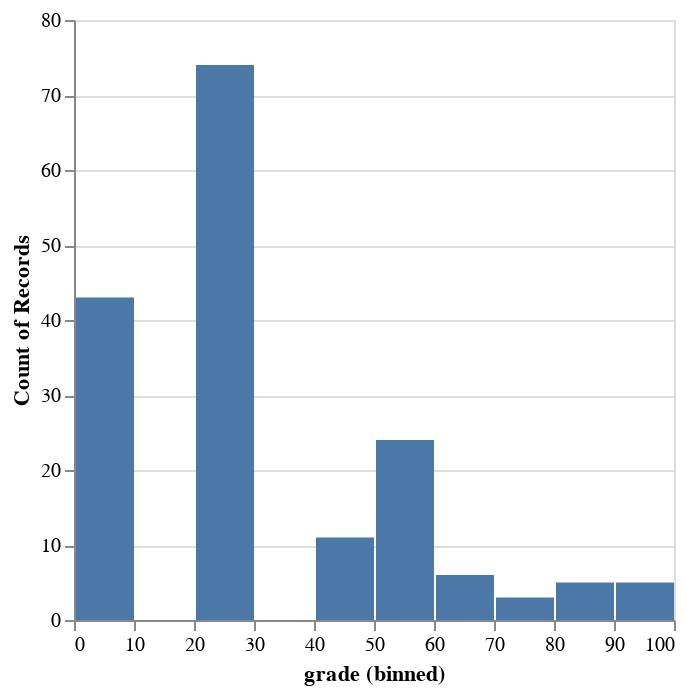

The cell this chart's notebook holds for it:
### Code cell
alt.Chart(filtered_df).mark_bar().encode(
    alt.X("grade").bin(),
    y='count()',
)

### Figure 1 — Vega specification as saved in the notebook (floating-point values rounded to 4 significant figures)
{"$schema": "https://vega.github.io/schema/vega/v5.json", "data": [{"name": "source_0", "values": [{"__count": 74, "bin_maxbins_10_grade": 20.0, "bin_maxbins_10_grade_end": 30.0}, {"__count": 24, "bin_maxbins_10_grade": 50.0, "bin_maxbins_10_grade_end": 60.0}, {"__count": 43, "bin_maxbins_10_grade": 0.0, "bin_maxbins_10_grade_end": 10.0}, {"__count": 3, "bin_maxbins_10_grade": 70.0, "bin_maxbins_10_grade_end": 80.0}, {"__count": 5, "bin_maxbins_10_grade": 90.0, "bin_maxbins_10_grade_end": 100.0}, {"__count": 11, "bin_maxbins_10_grade": 40.0, "bin_maxbins_10_grade_end": 50.0}, {"__count": 6, "bin_maxbins_10_grade": 60.0, "bin_maxbins_10_grade_end": 70.0}, {"__count": 5, "bin_maxbins_10_grade": 80.0, "bin_maxbins_10_grade_end": 90.0}]}, {"name": "source_0_y_domain___count", "values": [{"min": 3, "max": 74}]}], "signals": [{"name": "bin_maxbins_10_grade_bins", "value": {"fields": ["grade"], "fname": "bin_grade", "start": 0.0, "step": 10.0, "stop": 100.0}}], "marks": [{"type": "rect", "name": "marks", "from": {"data": "source_0"}, "encode": {"update": {"fill": {"value": "#4c78a8"}, "y2": {"value": 0, "scale": "y"}, "x2": {"field": "bin_maxbins_10_grade", "scale": "x", "offset": {"signal": "0.5 + (abs(scale(\"x\", datum[\"bin_maxbins_10_grade_end\"]) - scale(\"x\", datum[\"bin_maxbins_10_grade\"])) < 0.25 ? -0.5 * (0.25 - (abs(scale(\"x\", datum[\"bin_maxbins_10_grade_end\"]) - scale(\"x\", datum[\"bin_maxbins_10_grade\"])))) : 0.5)"}}, "y": {"field": "__count", "scale": "y"}, "x": {"field": "bin_maxbins_10_grade_end", "scale": "x", "offset": {"signal": "0.5 + (abs(scale(\"x\", datum[\"bin_maxbins_10_grade_end\"]) - scale(\"x\", datum[\"bin_maxbins_10_grade\"])) < 0.25 ? 0.5 * (0.25 - (abs(scale(\"x\", datum[\"bin_maxbins_10_grade_end\"]) - scale(\"x\", datum[\"bin_maxbins_10_grade\"])))) : -0.5)"}}}}, "style": ["bar"]}], "scales": [{"name": "x", "type": "linear", "domain": {"signal": "[bin_maxbins_10_grade_bins.start, bin_maxbins_10_grade_bins.stop]"}, "range": [0, {"signal": "width"}], "bins": {"signal": "bin_maxbins_10_grade_bins"}, "zero": false}, {"name": "y", "type": "linear", "domain": [{"signal": "(data(\"source_0_y_domain___count\")[0] || {}).min"}, {"signal": "(data(\"source_0_y_domain___count\")[0] || {}).max"}], "range": [{"signal": "height"}, 0], "nice": true, "zero": true}], "axes": [{"scale": "y", "zindex": 0, "labels": false, "maxExtent": 0, "ticks": false, "minExtent": 0, "grid": true, "orient": "left", "gridScale": "x", "tickCount": {"signal": "ceil(height/40)"}, "domain": false, "aria": false}, {"scale": "x", "title": "grade (binned)", "zindex": 0, "orient": "bottom", "labelFlush": true, "grid": false, "labelOverlap": true, "tickCount": {"signal": "ceil(width/10)"}}, {"scale": "y", "labelOverlap": true, "orient": "left", "tickCount": {"signal": "ceil(height/40)"}, "title": "Count of Records", "grid": false, "zindex": 0}], "width": 300, "style": "cell", "height": 300, "background": "white", "padding": 5}
